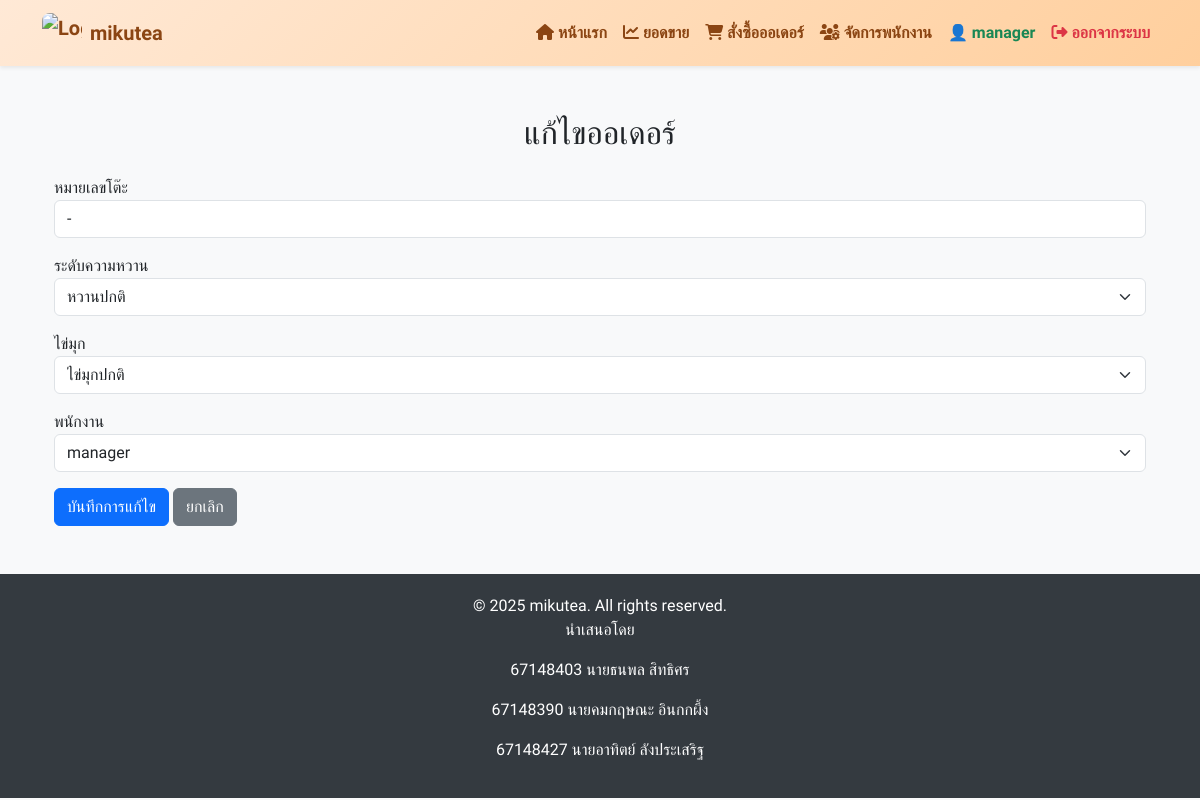
The app's page /order/45/edit/ (signed in) with its own data.
### myapp/models.py (models this page shows, shortened)
class Order(models.Model):
    SWEETNESS_CHOICES = [
        ('0', 'ไม่หวาน'),
        ('25', 'หวาน 25%'),
        ('50', 'หวาน 50%'),
        ('75', 'หวาน 75%'),
        ('100', 'หวานปกติ'),
    ]
    PEARL_CHOICES = [
        ('none', 'ไม่ใส่ไข่มุก'),
        ('regular', 'ไข่มุกปกติ'),
        ('boba', 'บุก/ไข่มุกใหญ่'),
    ]
    table_number = models.CharField(max_length=10)
    sweetness = models.CharField(max_length=3, choices=SWEETNESS_CHOICES, default='100')
    pearl = models.CharField(max_length=10, choices=PEARL_CHOICES, default='regular')
    created_at = models.DateTimeField(auto_now_add=True)
    employee = models.ForeignKey(Employee, on_delete=models.SET_NULL, null=True)

class Employee(models.Model):
    user = models.OneToOneField(User, on_delete=models.CASCADE)
    position = models.CharField(max_length=50, choices=[('staff', 'พนักงาน'), ('manager', 'ผู้จัดการ')])

### myapp/views.py (the view, shortened to what this page needs)
# urls.py: path('order/<int:order_id>/edit/', views.order_edit, name='order_edit'),
@login_required(login_url="login")
def order_edit(request, order_id):
    order = get_object_or_404(Order, id=order_id)
    employees = Employee.objects.all()
    return render(request, "order_edit_form.html", {
        "order": order,
        "employees": employees
    })

### myapp/templates/order_edit_form.html (shortened to what this page needs)
{% extends "base.html" %}
{% block content %}
<h2 class="text-center">แก้ไขออเดอร์</h2>
<div class="container mt-4">
  <form method="POST">
    <div class="mb-3">
      <label for="table_number">หมายเลขโต๊ะ</label>
      <input type="text" class="form-control" name="table_number" value="{{ order.table_number }}" required>
    </div>
    <div class="mb-3">
      <label for="sweetness">ระดับความหวาน</label>
      <select class="form-select" name="sweetness">
        <option value="100" {% if order.sweetness == "100" %}selected{% endif %}>หวานปกติ</option>
      </select>
    </div>
    <div class="mb-3">
      <label for="pearl">ไข่มุก</label>
      <select class="form-select" name="pearl">
        <option value="regular" {% if order.pearl == "regular" %}selected{% endif %}>ไข่มุกปกติ</option>
      </select>
    </div>
    <div class="mb-3">
      <label for="employee_id">พนักงาน</label>
      <select class="form-select" name="employee_id">
        {% for employee in employees %}
          <option value="{{ employee.id }}" {% if employee.id == order.employee.id %}selected{% endif %}>
            {{ employee.user.username }}
          </option>
        {% endfor %}
      </select>
    </div>
    <button type="submit" class="btn btn-primary">บันทึกการแก้ไข</button>
    <a href="{% url 'index' %}" class="btn btn-secondary">ยกเลิก</a>
  </form>
</div>
{% endblock %}

### myapp/templates/base.html (shortened to what this page needs)
<!DOCTYPE html>
<html lang="th">
<head>
  <link href="https://cdn.jsdelivr.net/npm/bootstrap@5.3.3/dist/css/bootstrap.min.css" rel="stylesheet" />
<link rel="stylesheet" href="https://cdnjs.cloudflare.com/ajax/libs/font-awesome/6.5.0/css/all.min.css" />
</head>
<body>
  <nav class="navbar navbar-expand-lg shadow-sm sticky-top" style="background: linear-gradient(135deg, #ffe9d6, #ffcf9d);">
    <div class="container">
      <a class="navbar-brand d-flex align-items-center fw-bold text-brown" href="/">
        <img src="https://media.discordapp.net/attachments/1257172576707280896/1363880821878161668/1f0727b4-ef57-45da-ba32-fefa33abeb6f.png?ex=680ee4bf&is=680d933f&hm=b57bd6949d1a10eb1fec962ea518634b6b46c10f53164098d268da2e93a6bdb5&=&format=webp&quality=lossless&width=960&height=960"
             alt="Logo" style="width:40px; height:40px; object-fit:cover; border-radius:8px; margin-right:8px;">
        mikutea
      </a>
      <div class="collapse navbar-collapse" id="mainNavbar">
        <ul class="navbar-nav ms-auto">
          <li class="nav-item">
            <a class="nav-link text-brown fw-semibold" href="/"><i class="fas fa-home"></i> หน้าแรก</a>
          </li>
          <li class="nav-item">
            <a class="nav-link text-brown fw-semibold" href="{% url 'sales_summary' %}"><i class="fas fa-chart-line"></i> ยอดขาย</a>
          </li>
          <li class="nav-item">
            <a class="nav-link text-brown fw-semibold" href="{% url 'order_create' %}"><i class="fas fa-shopping-cart"></i> สั่งซื้อออเดอร์</a>
          </li>
          <li class="nav-item">
            <a class="nav-link text-brown fw-semibold" href="{% url 'staff_manage' %}"><i class="fas fa-users-cog"></i> จัดการพนักงาน</a>
          </li>
          {% if user.is_authenticated %}
          <li class="nav-item">
            <span class="nav-link text-success fw-bold">👤 {{ user.username }}</span>
          </li>
          <li class="nav-item">
            <a class="nav-link text-danger fw-bold" href="{% url 'logout' %}"><i class="fas fa-sign-out-alt"></i> ออกจากระบบ</a>
          </li>
          {% else %}
          <li class="nav-item">
            <a class="nav-link text-primary fw-bold" href="{% url 'login' %}"><i class="fas fa-lock"></i> เข้าสู่ระบบ</a>
          </li>
          {% endif %}
        </ul>
      </div>
    </div>
  </nav>
  <main class="container my-5">
    {% block content %}{% endblock %}
  </main>
  <footer>
    <div class="container">
      <p class="mb-0">© 2025 mikutea. All rights reserved.</p>
            <p>นำเสนอโดย</p>
      <p>67148403 นายธนพล  สิทธิศร</p>
      <p>67148390 นายคมกฤษณะ อินกกผึ้ง</p>
      <p>67148427 นายอาทิตย์  ลังประเสริฐ</p>
    </div>
  </footer>
</body>
</html>

### myapp/templates/base.html (style rules this page uses)
body { font-family: 'Prompt', 'Kanit', 'Itim', sans-serif; }
body { background-color: #f8f9fa; }
.navbar-brand { display: flex; align-items: center; font-weight: bold; color: #fff; }
footer { background-color: #343a40; color: #fff; padding: 20px 0; text-align: center; margin-top: 40px; }
.text-brown { color: #8B4513; }

### records on screen
Order: table_number "-", sweetness "หวานปกติ", pearl "ไข่มุกปกติ", employee_id "manager"

### other values on screen
{{ user.username }} "manager"
